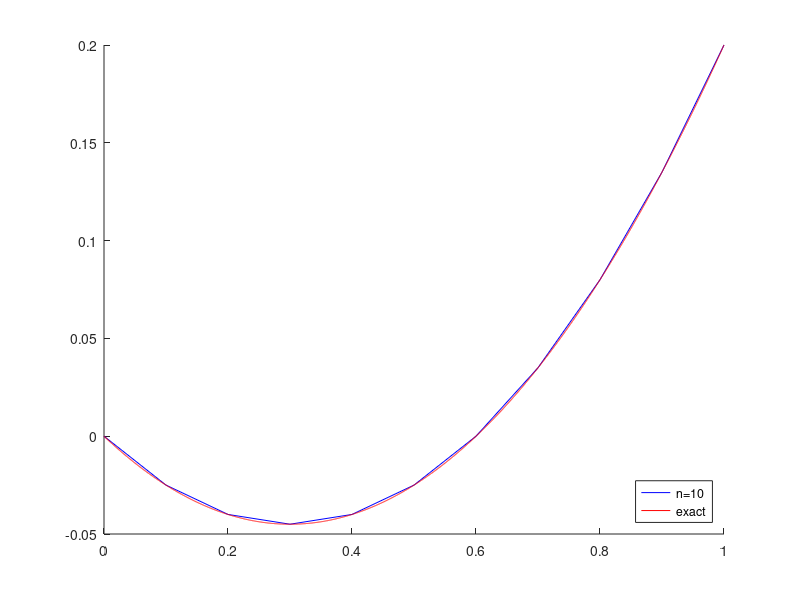

MATLAB code for this plot:
% Poissonova rovnice (1D interval (0,1))
% metodou konecnych prvku
%
% Nenulova (nehomogenni) Dirichletova okr. podminka
%
% -u'' = -1 v (0,1)
%  u(0) = u0, u(1) = u1
%
% fyzikalni motivace - uloha vedeni tepla:
% u ... teplota
% u0 ... dana teplota na levem konci
% u1 ... dana teplota na pravem konci
%
% n ... pocet intervalu
% n+1 ... pocet bodu
% n-1 ... pocet neznamych

u0 = 0
u1 = 0.2
n = 10
h = 1/n

% definice presneho reseni pro porovnani
exact_t = @(x,u0,u1) 0.5*x.*x +(u1-u0-0.5)*x + u0;
exact = @(x) exact_t(x,u0,u1);

% Vypoctene objekty:
% x = delici body intervalu
% u = reseni
% A = matice diskretni ulohy
% b = vektor diskretni ulohy

A = zeros(n-1);
b = zeros(n-1,1);

%%%%% Vypocet %%%%%

  % Sestaveni matice
  
  % vypocet skalarnich soucinu bazovych funkci
  % (pouzivame po castech linearni funkce, tzv. Courantovu bazi)
  for i=1:n-1
    A(i,i)   = 2;
    if(i>1)
      A(i,i-1) = -1;
    end
    if(i<n-1)
      A(i,i+1) = -1;
    end  
  end
  A = 1/h * A;
  
  % Sestaveni prave strany
  
  % vypocet skalarnich soucinu s bazovymi funkcemi
  for i=1:n-1
    b(i) = -h;
  end
  
  % okrajove podminky
  b(1) = b(1) - u0 * (-1/h);
  b(n-1) = b(n-1) - u1 * (-1/h);
  
  % Zobraz soustavu
  output_precision(1)
  [A b]
  
  % Vyreseni algebraicke soustavy
  u = A\b;
  
  % Vykresleni reseni
  x = linspace(0,1,n+1);
  key=sprintf('n=%d',n);
  figure;
  hold on;
  plot(x,[u0; u; u1],'-b', 'DisplayName', key);
  
  xt = linspace(0,1,1e4); % dolni mez, horni mez intervalu, pocet bodu
  plot(xt,exact(xt),'-r','DisplayName', 'exact');
  legend('Location','southeast');
  hold off;

